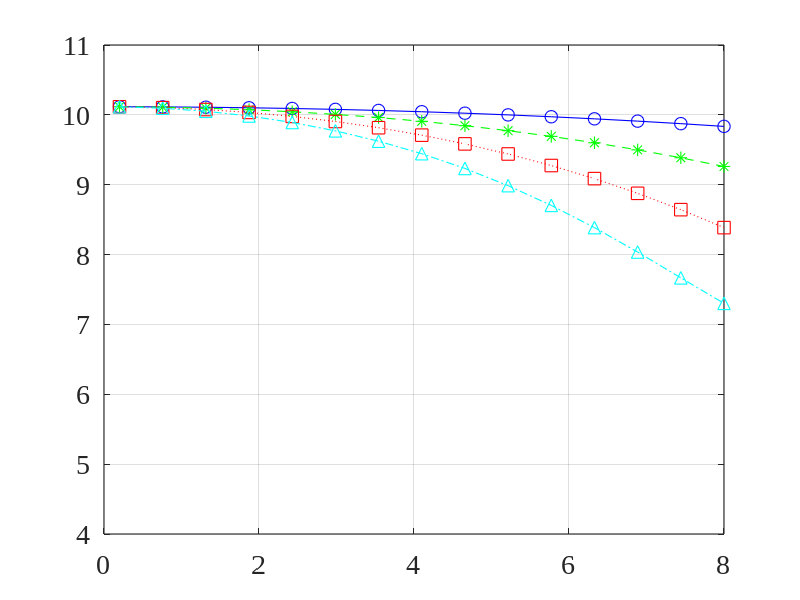
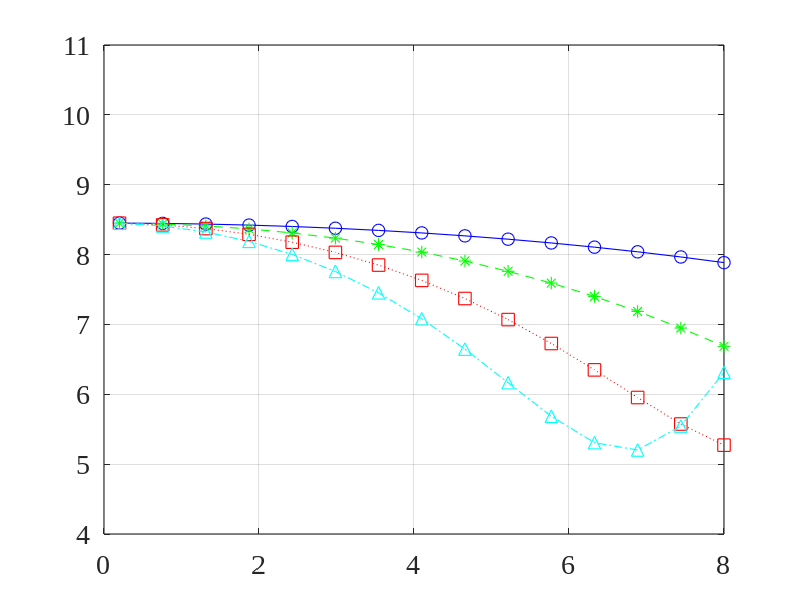

Reproduce these figures in MATLAB, in order.
close all; clc; clear all;
linewd = 0.8;
hcfontsize = 20;
MarkerSize=9;
c=340;

theta_d=0/180*pi;
delta=0.005;     % distance between microphones

M_values=[4 6 8 10];     % distance between microphones
f=linspace(200,8e3,15)';  % frequency

D1_dB_values=zeros(length(f),length(M_values));
D2_dB_values=zeros(length(f),length(M_values));

for idxM=1:length(M_values)
    M=M_values(idxM);
    [m_mat,n_mat]=meshgrid(1:M,1:M);
    for idx_f=1:length(f)
        fk=f(idx_f);
        d=exp(-1i*2*pi*fk*delta/c*(0:M-1)'*cos(theta_d));
        Gamma0=sinc(2*fk*delta/c*(m_mat-n_mat));
        alpha31=0;
        alpha32=-0.5;
        alpha33=-1;
        D=[exp(-1i*2*pi*fk*delta/c*(0:M-1)')'; exp(-1i*2*pi*fk*delta/c*(0:M-1)'*alpha31)'; exp(-1i*2*pi*fk*delta/c*(0:M-1)'*alpha32)'; exp(-1i*2*pi*fk*delta/c*(0:M-1)'*alpha33)'];
        h=D'/(D*D')*[1 0 0 0]';
        D1_dB_values(idx_f,idxM)=10*log10(abs(h'*d)^2/(h'*Gamma0*h));
        alpha31=-1;
        S=diag(0:M-1);
        D=[exp(-1i*2*pi*fk*delta/c*(0:M-1)')'; exp(-1i*2*pi*fk*delta/c*(0:M-1)'*alpha31)'; (S*exp(-1i*2*pi*fk*delta/c*(0:M-1)'*alpha31))'; (S^2*exp(-1i*2*pi*fk*delta/c*(0:M-1)'*alpha31))'];
        h=D'/(D*D')*[1 0 0 0]';
        D2_dB_values(idx_f,idxM)=10*log10(abs(h'*d)^2/(h'*Gamma0*h));
    end
end

figure
plot(f/1e3,D1_dB_values(:,1),'-bo','linewidth',linewd, 'MarkerSize',MarkerSize);
hold on
plot(f/1e3,D1_dB_values(:,2),'--g*','linewidth',linewd, 'MarkerSize',MarkerSize);
plot(f/1e3,D1_dB_values(:,3),':rs','linewidth',linewd, 'MarkerSize',MarkerSize);
plot(f/1e3,D1_dB_values(:,4),'-.c^','linewidth',linewd, 'MarkerSize',MarkerSize);
hold off
set(gca, 'Color', [1, 1, 1]);
set(gca, 'FontName', 'Times New Roman');
set(gca, 'FontSize', hcfontsize);
set(gca, 'LineWidth', linewd);
set(gca,'YLim',[4 11]);
box on; grid on;

figure
plot(f/1e3,D2_dB_values(:,1),'-bo','linewidth',linewd, 'MarkerSize',MarkerSize);
hold on
plot(f/1e3,D2_dB_values(:,2),'--g*','linewidth',linewd, 'MarkerSize',MarkerSize);
plot(f/1e3,D2_dB_values(:,3),':rs','linewidth',linewd, 'MarkerSize',MarkerSize);
plot(f/1e3,D2_dB_values(:,4),'-.c^','linewidth',linewd, 'MarkerSize',MarkerSize);
hold off
set(gca, 'Color', [1, 1, 1]);
set(gca, 'FontName', 'Times New Roman');
set(gca, 'FontSize', hcfontsize);
set(gca, 'LineWidth', linewd);
set(gca,'YLim',[4 11]);
box on; grid on;
